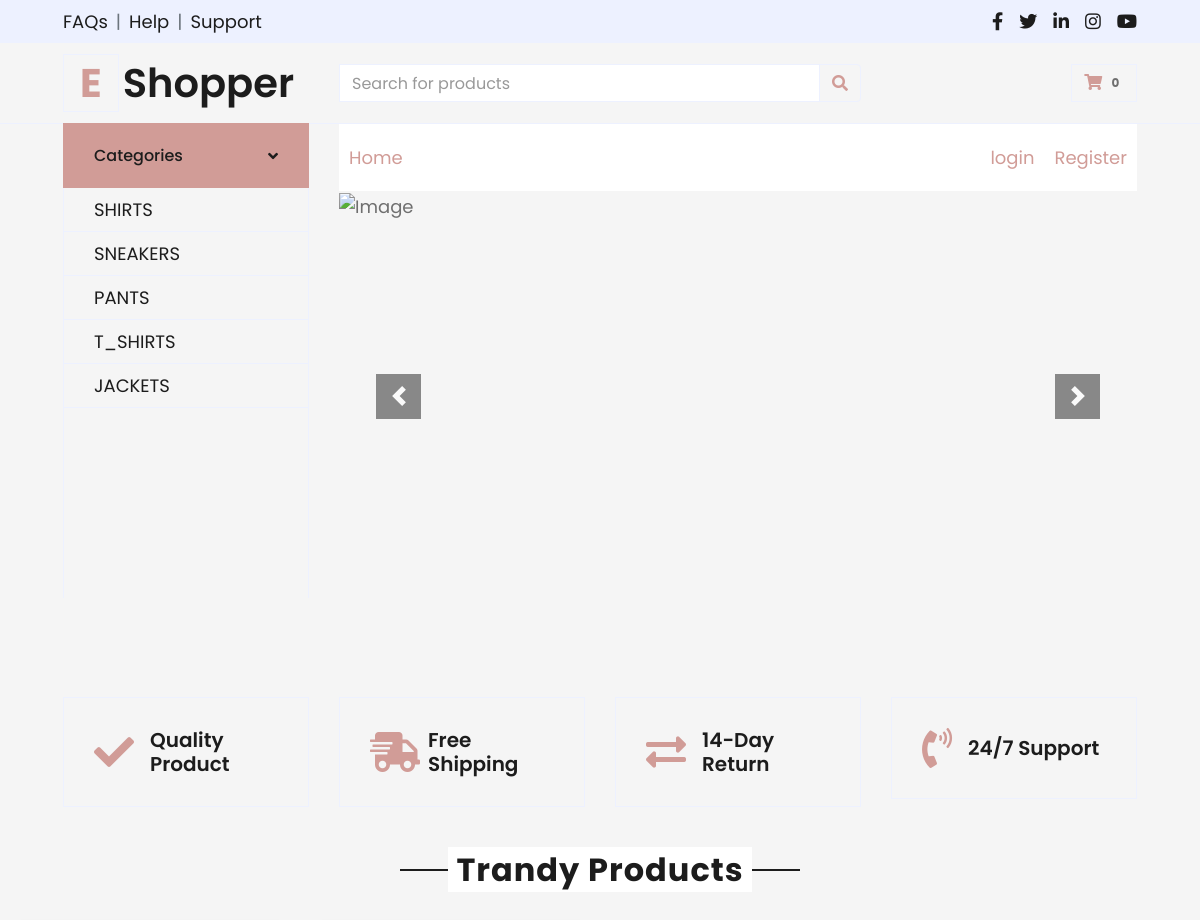
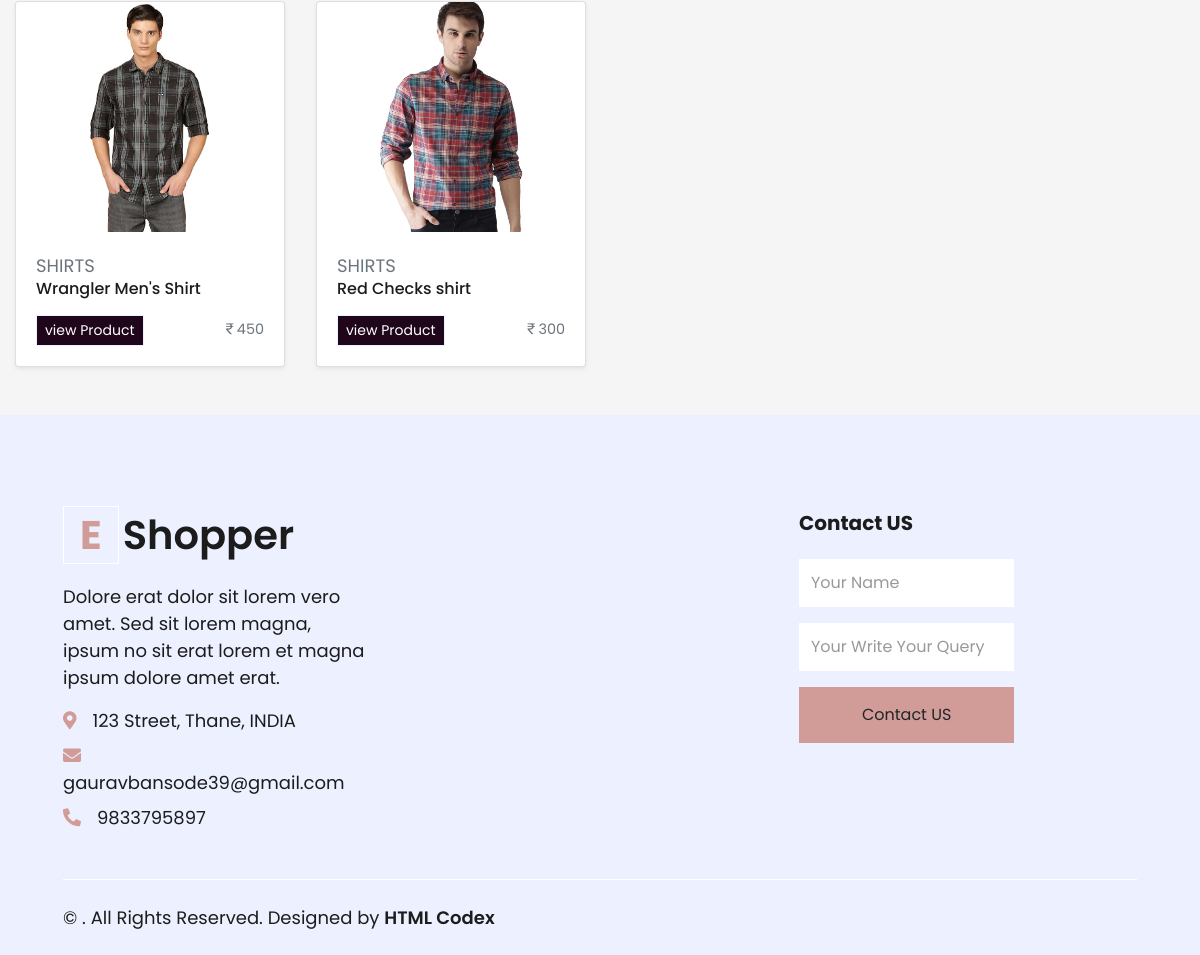
The page / on the database its author committed (2 pictures, top to bottom).
### ecom_app/models.py (models this page shows, shortened)
class category(models.Model):
    name=models.CharField(max_length=20)
    image=models.ImageField(upload_to='images/')

class products(models.Model):
    cat=models.ForeignKey(category,on_delete=models.CASCADE)
    name=models.CharField(max_length=50)
    description=models.TextField(max_length=2000)
    prize=models.IntegerField()
    images=models.ImageField(upload_to='images/')

### ecom_app/views.py (the view)
# urls.py: path('',views.hello,name='home'),
def hello(request):
    cat=category.objects.all()
    prod=products.objects.all()[2:10:2]
    prod2=products.objects.all()[10:14]
    rate=product_rating.objects.all()
    context={'cat':cat,'prod':prod,'prod2':prod2}
    return render(request,'home.html',context)

### templates/home.html (shortened to what this page needs)
{% extends "base.html" %}
{% load static %}
{% block body %}
<div class="container-fluid pt-5">
	<div class="row px-xl-5 pb-3">
		<div class="col-lg-3 col-md-6 col-sm-12 pb-1">
			<div class="d-flex align-items-center border mb-4" style="padding: 30px;">
				<h1 class="fa fa-check text-primary m-0 mr-3"></h1>
				<h5 class="font-weight-semi-bold m-0">Quality Product</h5>
			</div>
		</div>
		<div class="col-lg-3 col-md-6 col-sm-12 pb-1">
			<div class="d-flex align-items-center border mb-4" style="padding: 30px;">
				<h1 class="fa fa-shipping-fast text-primary m-0 mr-2"></h1>
				<h5 class="font-weight-semi-bold m-0">Free Shipping</h5>
			</div>
		</div>
		<div class="col-lg-3 col-md-6 col-sm-12 pb-1">
			<div class="d-flex align-items-center border mb-4" style="padding: 30px;">
				<h1 class="fas fa-exchange-alt text-primary m-0 mr-3"></h1>
				<h5 class="font-weight-semi-bold m-0">14-Day Return</h5>
			</div>
		</div>
		<div class="col-lg-3 col-md-6 col-sm-12 pb-1">
			<div class="d-flex align-items-center border mb-4" style="padding: 30px;">
				<h1 class="fa fa-phone-volume text-primary m-0 mr-3"></h1>
				<h5 class="font-weight-semi-bold m-0">24/7 Support</h5>
			</div>
		</div>
	</div>
</div>
        <div class="text-center mb-4">
            <h2 class="section-title px-5"><span class="px-2">Trandy Products</span></h2>
        </div>
		<div class=" col-6">
			<div class="row wrapper">
				{% for i in prod %}
				<div class="col" style="width: 300px;">
					<div class="card shadow-sm">
						<img src="{{i.images.url}}" style="height: 230px;object-fit:contain;">
						<div class="card-body">
							<span class="text-muted fs-6">{{i.cat.name}}</span>
							<h6>{{i.name}}</h6>
							<div class="d-flex justify-content-between align-items-center">
								<div class="btn-group">
									<a href="{% url 'show' i.id %}">
										<button style="background-color:rgb(32, 6, 27);" id="liveToastBtn" data-id="1"
											data-price="109" data-product="Jeans" data-quantity="1" type="button"
											class="btn btn-sm btn-outline-secondary btn-success text-white">view
											Product</button></a>
								</div>
								<small class="text-muted "> <i class="bi bi-currency-rupee"></i>{{i.prize}}</small>
							</div>
						</div>
					</div>
				</div>
				{% endfor %}
			</div>
		</div>
{% endblock body %}

### templates/base.html (shortened to what this page needs)
{% load static %}
<!doctype html>
<html lang="en">
  <head>
    <link rel="stylesheet" href="https://cdn.jsdelivr.net/npm/bootstrap@4.0.0/dist/css/bootstrap.min.css">
    <link rel="stylesheet" href="https://cdn.jsdelivr.net/npm/bootstrap-icons@1.11.3/font/bootstrap-icons.min.css">
    <link rel="stylesheet" href="{% static 'css/style.css' %}">
    <link rel="stylesheet" href="{% static 'css/style.min.css' %}">
    <link href="https://cdnjs.cloudflare.com/ajax/libs/font-awesome/5.10.0/css/all.min.css" rel="stylesheet">
    <link href="lib/owlcarousel/assets/owl.carousel.min.css" rel="stylesheet">
  </head>
  <body>
 <div class="container-fluid">
  <div class="row bg-secondary py-2 px-xl-5">
      <div class="col-lg-6 d-none d-lg-block">
          <div class="d-inline-flex align-items-center">
              <a class="text-dark" href="">FAQs</a>
              <span class="text-muted px-2">|</span>
              <a class="text-dark" href="">Help</a>
              <span class="text-muted px-2">|</span>
              <a class="text-dark" href="">Support</a>
          </div>
      </div>
      <div class="col-lg-6 text-center text-lg-right">
          <div class="d-inline-flex align-items-center">
              <a class="text-dark px-2" href="">
                  <i class="fab fa-facebook-f"></i>
              </a>
              <a class="text-dark px-2" href="">
                  <i class="fab fa-twitter"></i>
              </a>
              <a class="text-dark px-2" href="">
                  <i class="fab fa-linkedin-in"></i>
              </a>
              <a class="text-dark px-2" href="">
                  <i class="fab fa-instagram"></i>
              </a>
              <a class="text-dark pl-2" href="">
                  <i class="fab fa-youtube"></i>
              </a>
          </div>
      </div>
  </div>
  <div class="row align-items-center py-3 px-xl-5">
      <div class="col-lg-3 d-none d-lg-block">
          <a href="" class="text-decoration-none">
              <h1 class="m-0 display-5 font-weight-semi-bold"><span class="text-primary font-weight-bold border px-3 mr-1">E</span>Shopper</h1>
          </a>
      </div>
      <div class="col-lg-6 col-6 text-left">
          <form  method="POST" action="{% url 'search' %}"  >
              <div class="input-group">
                  <input type="text" class="form-control" placeholder="Search for products" name='inp1'>
                  <div class="input-group-append">
                      <span class="input-group-text bg-transparent text-primary">
                          <i class="fa fa-search"></i>
                      </span>
                  </div>
              </div>
          </form>
      </div>
      <div class="col-lg-3 col-6 text-right">
          <a href="{% url 'show_cart'%}" class="btn border">
              <i class="fas fa-shopping-cart text-primary"></i>
              <span class="badge">0</span>
          </a>
      </div>
  </div>
</div>
 <div class="container-fluid mb-5">
  <div class="row border-top px-xl-5">
      <div class="col-lg-3 d-none d-lg-block">
          <a class="btn shadow-none d-flex align-items-center justify-content-between bg-primary text-white w-100" data-toggle="collapse" href="#navbar-vertical" style="height: 65px; margin-top: -1px; padding: 0 30px;">
              <h6 class="m-0">Categories</h6>
              <i class="fa fa-angle-down text-dark"></i>
          </a>
          <nav class="collapse show navbar navbar-vertical navbar-light align-items-start p-0 border border-top-0 border-bottom-0" id="navbar-vertical">
              <div class="navbar-nav w-100 overflow-hidden" style="height: 410px">
                {% for i in cat %}
                  <a href="{% url 'cat' i.id %}" class="nav-item nav-link">{{i.name}}</a>
                  {% endfor %}
              </div>
          </nav>
      </div>
      <div class="col-lg-9">
          <nav class="navbar navbar-expand-lg bg-light navbar-light py-3 py-lg-0 px-0">
              <div class="collapse navbar-collapse justify-content-between" id="navbarCollapse">
                  <div class="navbar-nav mr-auto py-0">
                      <a href="{% url 'home'%}" class="nav-item nav-link active">Home</a>
                  </div>
                  <div class="navbar-nav ml-auto py-0">
                    {% if user.is_superuser %}
                    <a class="nav-link active" href="{% url 'add_product' %}" class="v1"><p>Add Products</p></a>
                    <a class="dropdown-item" href="{% url 'log_out' %}" class="v1">log out</a>
                    {% elif user.is_authenticated  %}
                    <a class="dropdown-item" href="{% url 'log_out' %}" class="v1">log out</a>
                    {% else %}
                    <a class="nav-link active" href="{% url 'login' %}" class="v1">login</a>
                    <a class="nav-link active" href="{% url 'register' %}" class="v1">Register</a>
                    {%endif%}
                  </div>
              </div>
          </nav>
          <div id="header-carousel" class="carousel slide" data-ride="carousel">
              <div class="carousel-inner">
                  <div class="carousel-item active" style="height: 410px;">
                      <img class="img-fluid" src="https://prod-img.thesouledstore.com/public/theSoul/storage/mobile-cms-media-prod/banner-images/web_4.jpg?format=webp&w=1500&dpr=1.3" alt="Image">
                  </div>
              </div>
              <a class="carousel-control-prev" href="#header-carousel" data-slide="prev">
                  <div class="btn btn-dark" style="width: 45px; height: 45px;">
                      <span class="carousel-control-prev-icon mb-n2"></span>
                  </div>
              </a>
              <a class="carousel-control-next" href="#header-carousel" data-slide="next">
                  <div class="btn btn-dark" style="width: 45px; height: 45px;">
                      <span class="carousel-control-next-icon mb-n2"></span>
                  </div>
              </a>
          </div>
      </div>
  </div>
</div>
  {% block body %}
  {% endblock body %}
  <div class="container-fluid bg-secondary text-dark mt-5 pt-5">
    <div class="row px-xl-5 pt-5">
        <div class="col-lg-4 col-md-12 mb-5 pr-3 pr-xl-5">
            <a href="" class="text-decoration-none">
                <h1 class="mb-4 display-5 font-weight-semi-bold"><span class="text-primary font-weight-bold border border-white px-3 mr-1">E</span>Shopper</h1>
            </a>
            <p>Dolore erat dolor sit lorem vero amet. Sed sit lorem magna, ipsum no sit erat lorem et magna ipsum dolore amet erat.</p>
            <p class="mb-2"><i class="fa fa-map-marker-alt text-primary mr-3"></i>123 Street, Thane, INDIA</p>
            <p class="mb-2"><i class="fa fa-envelope text-primary mr-3"></i>gauravbansode39@gmail.com</p>
            <p class="mb-0"><i class="fa fa-phone-alt text-primary mr-3"></i>9833795897</p>
        </div>
        <div class="col-lg-8 col-md-12">
            <div class="row">
                <div class="col-md-4 mb-5" style="margin-left: 50%;">
                    <h5 class="font-weight-bold text-dark mb-4">Contact US</h5>
                    <form action="">
                        <div class="form-group">
                            <input type="text" class="form-control border-0 py-4" placeholder="Your Name" required="required" />
                        </div>
                        <div class="form-group">
                            <input type="email" class="form-control border-0 py-4" placeholder="Your Write Your Query"
                                required="required" />
                        </div>
                        <div>
                            <button class="btn btn-primary btn-block border-0 py-3" type="submit">Contact US</button>
                        </div>
                    </form>
                </div>
            </div>
        </div>
    </div>
    <div class="row border-top border-light mx-xl-5 py-4">
        <div class="col-md-6 px-xl-0">
            <p class="mb-md-0 text-center text-md-left text-dark">
                &copy; <a class="text-dark font-weight-semi-bold" href="#"></a>. All Rights Reserved. Designed
                by
                <a class="text-dark font-weight-semi-bold" href="https://htmlcodex.com">HTML Codex</a><br>
            </p>
        </div>
        <div class="col-md-6 px-xl-0 text-center text-md-right">
        </div>
    </div>
</div>
  </body>
</html>

### templates/base.html (style rules this page uses)
body { font-size:large; background-color:whitesmoke; }

### templates/home.html (style rules this page uses)
.wrapper { display: grid; grid-template-columns: repeat(4, 1fr); gap: 1px; }

### rows shown on the page
category: name "SHIRTS"
category: name "SNEAKERS"
category: name "PANTS"
category: name "T_SHIRTS"
category: name "JACKETS"
products: images (picture), cat.name "SHIRTS", name "Wrangler Men's Shirt", prize "450"
products: images (picture), cat.name "SHIRTS", name "Red Checks shirt", prize "300"
